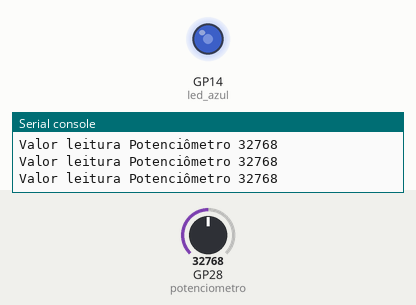
Recording of a program running on a simulated Raspberry Pi Pico running MicroPython. Shown: output pins drawn as LEDs (lit = HIGH), the last lines printed to the serial console. The test bench sets the inputs (shaded band); at power-on: GP28 (potenciometro) = 32768 (analog values on the 0–65535 scale).

Above: at 1.2 s.
1.3 s: GP28 (potenciometro) set to 45874
At 2.0 s:
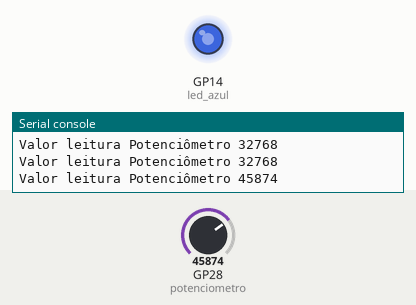
3.0 s: GP28 (potenciometro) set to 57670
At 4.2 s:
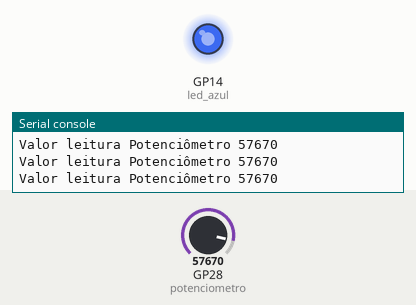
4.5 s: GP28 (potenciometro) set to 7864
At 5.5 s:
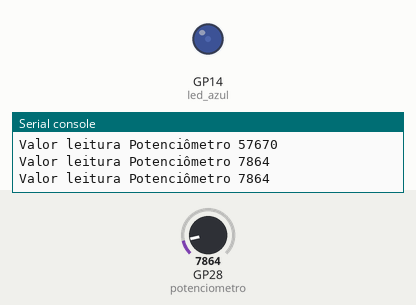
6.0 s: GP28 (potenciometro) set to 0
At 6.7 s:
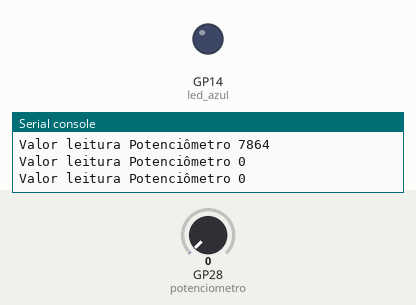
Timing chart, 0 to 8.5 s (numbered marks = the images above; inputs shaded):
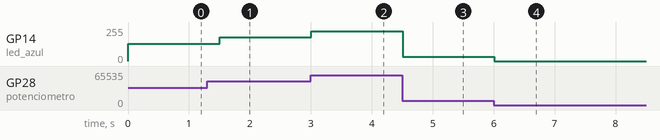

The program:

potenciometro_PWM.py
```python
from machine import Pin, ADC, PWM
from utime import sleep

potenciometro = ADC(28)
led_azul = PWM(Pin(14))
led_azul.freq(1000)

led_azul.duty_u16(0)

while True:

    leitura_pot = potenciometro.read_u16()
    led_azul.duty_u16(leitura_pot)

    print("Valor leitura Potenciômetro", leitura_pot)
    sleep(0.5)
```

Measured:
- after the input at 1.3 s, GP14 (led_azul): 128/255 → 178/255 after 0.20 s
- after the input at 3.0 s, GP14 (led_azul): 178/255 → 224/255 at once
- after the input at 4.5 s, GP14 (led_azul): 224/255 → 31/255 at once
- after the input at 6.0 s, GP14 (led_azul): 31/255 → 0/255 at once
